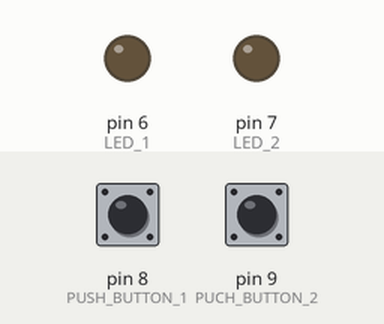
Bench run of a sketch on a simulated Arduino Uno, built with avr-gcc and run on an emulated ATmega328P. Parts: output pins drawn as LEDs (lit = HIGH). Inputs (shaded band) come from the test bench; at power-on: pin 8 (PUSH_BUTTON_1) LOW, pin 9 (PUCH_BUTTON_2) LOW.

Above: at 1.2 s.
1.3 s: pin 8 (PUSH_BUTTON_1) pulled HIGH for 0.15 s
At 2.2 s:
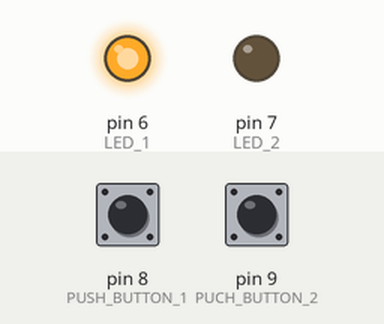
2.9 s: pin 9 (PUCH_BUTTON_2) pulled HIGH for 0.15 s
At 3.4 s:
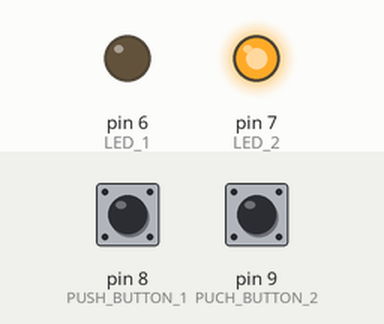
4.5 s: pin 8 (PUSH_BUTTON_1) pulled HIGH for 1 s
At 5.9 s:
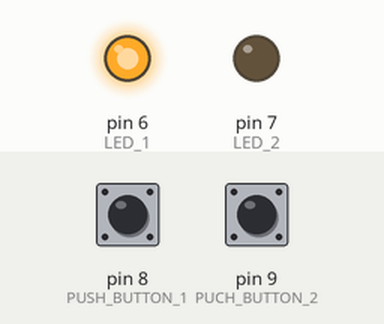
7.0 s: pin 9 (PUCH_BUTTON_2) pulled HIGH for 1 s
At 7.8 s:
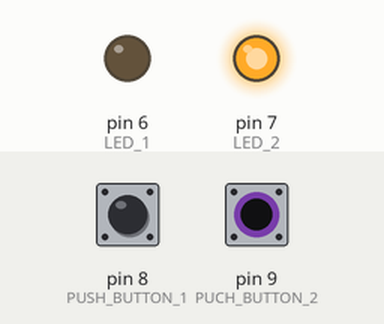
9.5 s: pin 8 (PUSH_BUTTON_1) driven HIGH and pin 9 (PUCH_BUTTON_2) driven HIGH
At 10.7 s:
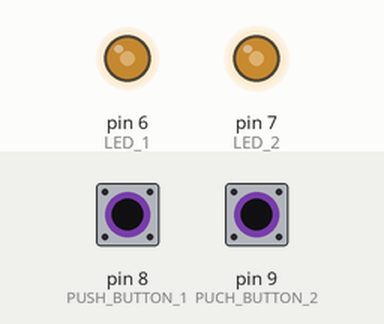
11.0 s: pin 8 (PUSH_BUTTON_1) driven LOW
At 11.8 s:
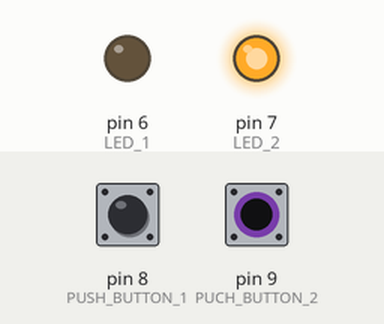
Timing chart, 0 to 13.5 s (numbered marks = the images above; inputs shaded):
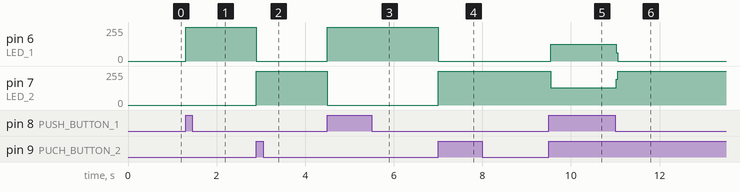

Measured:
- after the input at 1.3 s, pin 6 (LED_1): 0/255 → 255/255 at once
- after the input at 2.9 s, pin 6 (LED_1): 255/255 → 0/255 at once; pin 7 (LED_2): 0/255 → 255/255 at once
- after the input at 4.5 s, pin 6 (LED_1): 0/255 → 255/255 at once; pin 7 (LED_2): 255/255 → 0/255 at once
- after the input at 7.0 s, pin 6 (LED_1): 255/255 → 0/255 at once; pin 7 (LED_2): 0/255 → 255/255 at once
- after the input at 9.5 s, pin 6 (LED_1): 0/255 → 124/255 at once; pin 7 (LED_2): 255/255 → 131/255 at once
- after the input at 11.0 s, pin 6 (LED_1): 124/255 → 0/255 at once; pin 7 (LED_2): 131/255 → 255/255 at once

The sketch:

HMI-2-ArduinoIO-Simple.ino
```cpp
/*
  Hazael Fernando Mojica Garcia
  09/July/2017
  Example: HMI-2-ArduinoIO-Simple
*/

void setup() {
  pinMode(6, OUTPUT); // LED 1
  pinMode(7, OUTPUT); // LED 2
  pinMode(8, INPUT);  // PUSH BUTTON 1
  pinMode(9, INPUT);  // PUCH BUTTON 2
}

void loop() {
 if(digitalRead(8)) {
   //If Push Button 1 is pressed
   // Turn ON LED 1 and OFF LED 2
   digitalWrite(6, HIGH);
   digitalWrite(7, LOW);
 }

 if(digitalRead(9)) {
   //If Push Button 2 is pressed
   // Turn OFF LED 1 and ON LED 2
   digitalWrite(6, LOW);
   digitalWrite(7, HIGH);
 }
}
```
